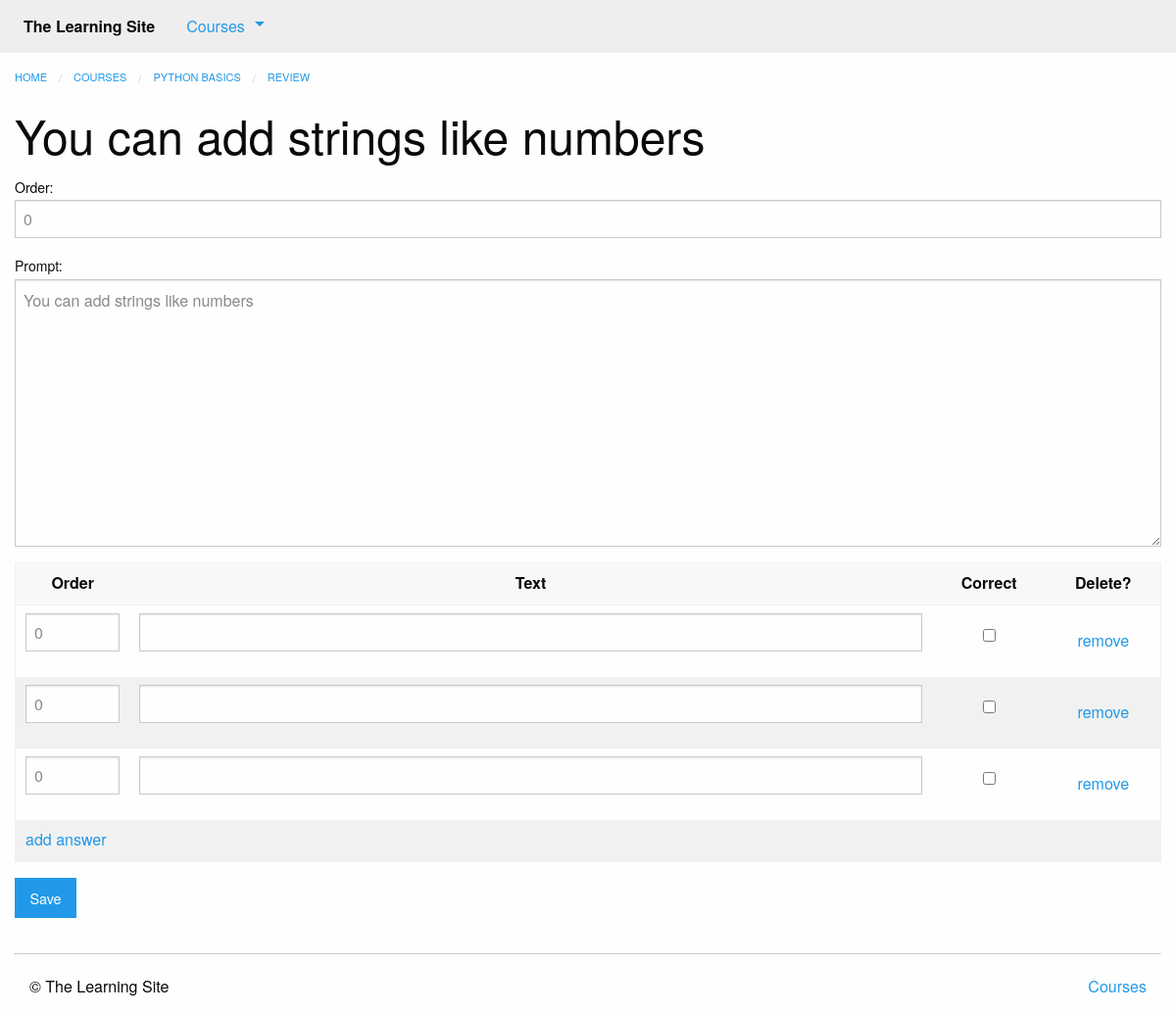
Page /courses/1/edit_question/1/ (signed in) on the committed database.
### courses/models.py (models this page shows, shortened)
class Step(models.Model):
    title = models.CharField(max_length=255)
    description = models.TextField()
    order = models.IntegerField(default=0)
    course = models.ForeignKey(Course, on_delete=models.CASCADE)
    class Meta:
        abstract = True
        ordering = ['order', ]

class Quiz(Step):
    total_questions = models.IntegerField(default=4)
    class Meta:
        verbose_name_plural = 'Quizzes'

class Course(models.Model):
    created_at = models.DateTimeField(auto_now_add=True)
    title = models.CharField(max_length=255)
    description = models.TextField()

class Question(models.Model):
    quiz = models.ForeignKey(Quiz, on_delete=models.CASCADE)  # quiz属性是外键,主键是Question的id/pk
    order = models.IntegerField(default=0)
    prompt = models.TextField()
    class Meta:
        ordering = ['order', ]

### courses/views.py (the view, shortened to what this page needs)
# urls.py: path('<int:quiz_pk>/edit_question/<int:question_pk>/', views.edit_question, name='edit_question'),
@login_required
def edit_question(request, quiz_pk, question_pk):
    question = get_object_or_404(models.Question, pk=question_pk, quiz_id=quiz_pk)
    if hasattr(question, 'truefalsequestion'):
        form_class = forms.TrueFalseQuestionForm
        question = question.truefalsequestion               #这个确保编辑问题是保存了shuffle answer这个选项
    else:
        form_class = forms.MultipleChoiceQuestionForm
        question = question.multiplechoicequestion
    form = form_class(instance=question)
    answer_forms = forms.AnswerInlineFormSet(  # 4.4
        queryset=form.instance.answer_set.all()
    )
    return render(request, 'courses/question_form.html', {
        'form': form,
        'quiz': question.quiz,
        'formset': answer_forms})                          # 4.4

### courses/forms.py
class TrueFalseQuestionForm(QuestionForm):  # 4.6 改成QuestionForm
    class Meta:
        model = models.TrueFalseQuestion
        fields = ['order', 'prompt']

### courses/templatetags/course_extras.py (called while the page is built)
@register.inclusion_tag("courses/course_nav.html")
def nav_courses_list():
    courses = Course.objects.all()
    return {'courses': courses}

### courses/templates/courses/question_form.html (shortened to what this page needs)
{% extends 'courses/layout.html' %}
{% load course_extras %}
{% block breadcrumbs %}
    <li><a href="{% url 'courses:course_detail' pk=quiz.course.pk %}">{{ quiz.course.title }}</a></li>
    <li><a href="{% url 'courses:quiz_detail' course_pk=quiz.course.pk step_pk=quiz.pk %}">{{ quiz.title }}</a></li>
{% endblock %}
{% block content %}
    <div class="row columns">
        {{ block.super}}
        <h1>{{ form.instance.prompt|default:'Make a new question' }}</h1>
        <form method="POST" action="">
            {{ form.as_p }}
            <table role="grid" class="stack hover" style="width: 100%">
                <thead>
                    <tr>
                        <th scope="col" class="text-center" style="width: 10%">Order</th>
                        <th scope="col" class="text-center">Text</th>
                        <th scope="col" class="text-center" style="width: 10%">Correct</th>
                        <th scope="col" class="text-center" style="width: 10%">Delete?</th>
                    </tr>
                </thead>
                <tbody class="order">
                    {% for form in formset %}
                        <tr class="answer-form {%  if form.instance.pk %}item{% else %}new{% endif %}">
                            <td>{{ form.id }}{{ form.order }}</td>
                            <td>{{ form.text }}</td>
                            <td class="text-center">{{ form.correct }}</td>
                            {% if form.instance.pk %}
                                <td class="text-center">{{ form.DELETE }}</td>
                            {% else %}
                                <td class="text-center"></td>
                            {% endif %}
                        </tr>
                    {% endfor %}
                </tbody>
            </table>
            <input type="submit" class="button" value="Save">
        </form>
    </div>
{% endblock %}
{% block css %}
    {{ form.media.css }}
{% endblock %}
{% block javascript %}
    {% load static %}
{% endblock %}

### rows in the picture
Quiz: course "PYTHON BASICS", title "REVIEW"
Question: instance.prompt "You can add strings like numbers", order "0", prompt "You can add strings like numbers"
